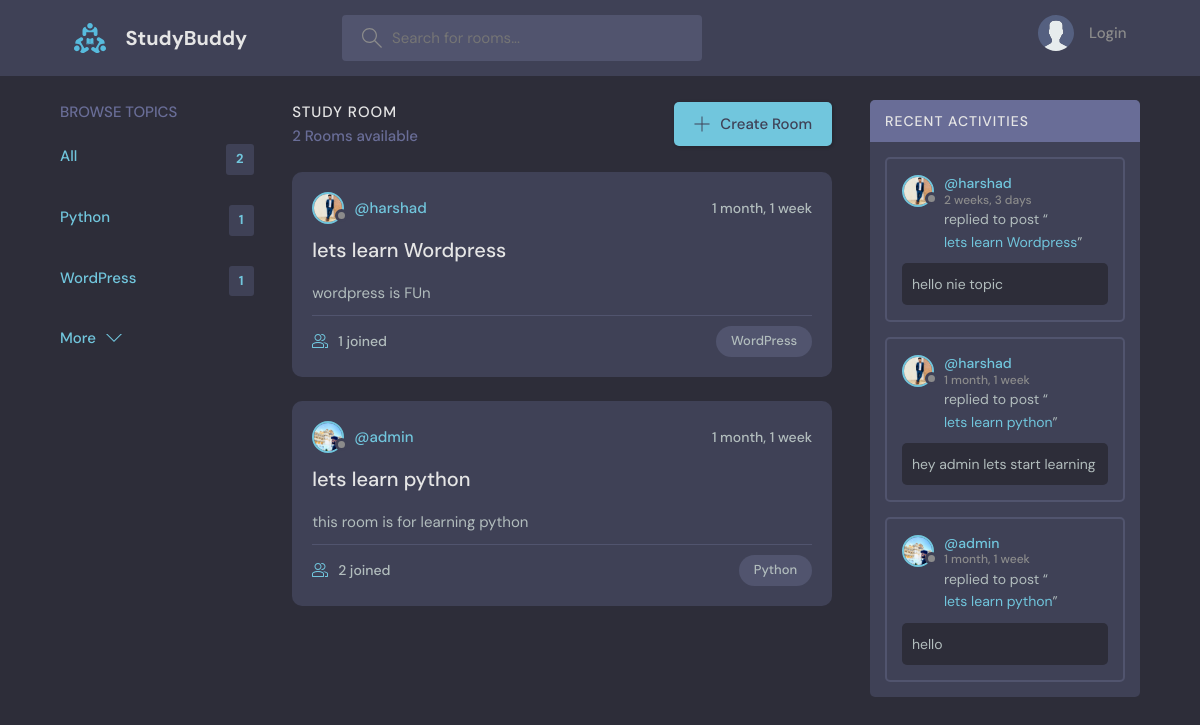
The page / on the database its author committed.
### base/models.py (models this page shows, shortened)
class Topic(models.Model):
    name = models.CharField(max_length=200)

class Room(models.Model):
    host = models.ForeignKey(User,on_delete=models.SET_NULL,null=True)
    topic = models.ForeignKey(Topic,on_delete=models.SET_NULL,null=True)
    name = models.CharField(max_length=200)
    description = models.TextField(null=True,blank=True)
    participants = models.ManyToManyField(User,related_name="participants",blank=True)
    updated = models.DateTimeField(auto_now=True)
    created = models.DateTimeField(auto_now_add=True)
    def __str__(self) -> str:
        return self.name
    class Meta:
        ordering = ["-updated","-created"]

class User(AbstractUser):
    bio = models.TextField(null=True)
    avatar = models.ImageField(null=True,default="avatar.svg")

class Message(models.Model):
    user = models.ForeignKey(User,on_delete=models.CASCADE)
    room = models.ForeignKey(Room,on_delete=models.CASCADE)
    body = models.TextField()
    updated = models.DateTimeField(auto_now=True)
    created = models.DateTimeField(auto_now_add=True)
    class Meta:
        ordering = ["-updated","-created"]
    def __str__(self) -> str:
        return self.body[0:50]

### base/views.py (the view)
# urls.py: path('',views.home,name="home"),
def home(request):
    q = request.GET.get('q') if request.GET.get('q') != None else ''
    rooms = Room.objects.filter(
        Q(topic__name__contains=q) |
        Q(name__icontains=q) |
        Q(description__icontains=q)
    )
    topics = Topic.objects.all()[0:5]
    room_count = rooms.count()
    room_messages = Message.objects.filter(Q(room__topic__name__icontains=q))
    context = {"room_messages": room_messages, "rooms": rooms, "topics": topics, "room_count": room_count}
    return render(request, "base/home.html", context)

### base/templates/base/home.html (shortened to what this page needs)
{% extends "main.html" %}
{% block content %}
    <main class="layout layout--3">
      <div class="container">
        {% include "base/topics_component.html" %}
        <div class="roomList">
          <div class="roomList__header">
            <div>
              <h2>Study Room</h2>
              <p>{{ room_count }} Rooms available</p>
            </div>
            <a class="btn btn--main" href="{% url 'create_room' %}">
              <svg version="1.1" xmlns="http://www.w3.org/2000/svg" width="32" height="32" viewBox="0 0 32 32">
                <title>add</title>
                <path
                  d="M16.943 0.943h-1.885v14.115h-14.115v1.885h14.115v14.115h1.885v-14.115h14.115v-1.885h-14.115v-14.115z"
                ></path>
              </svg>
              Create Room
            </a>
          </div>
          {% include "base/feed_component.html" %}
        </div>
        {% include "base/activity_component.html" %}
      </div>
    </main>
    {% endblock %}

### base/templates/base/topics_component.html
<div class="topics">
    <div class="topics__header">
      <h2>Browse Topics</h2>
    </div>
    <ul class="topics__list">
        <li>
            <a href="{% url 'home' %}" class="active">All <span>{{ topics.count }}</span></a>
        </li>
        {% for topic in topics %}
        <li>
            <a href="{% url 'home' %}?q={{topic.name}}" class="active">{{topic.name}} <span>{{ topic.room_set.all.count }}</span></a>
          </li>
        {% endfor %}
    </ul>
    <a class="btn btn--link" href="{% url 'topics' %}">
      More
      <svg version="1.1" xmlns="http://www.w3.org/2000/svg" width="32" height="32" viewBox="0 0 32 32">
        <title>chevron-down</title>
        <path d="M16 21l-13-13h-3l16 16 16-16h-3l-13 13z"></path>
      </svg>
    </a>
  </div>

### base/templates/base/feed_component.html (shortened to what this page needs)
{% for room in rooms %}
<div class="roomListRoom">
    <div class="roomListRoom__header">
      <a href="{% url 'user_profile' room.host.id %}" class="roomListRoom__author">
        <div class="avatar avatar--small">
          <img src="{{room.host.avatar.url}}" />
        </div>
        <span>@{{room.host.username}}</span>
      </a>
      <div class="roomListRoom__actions">
        <span>{{ room.created | timesince }}</span>
      </div>
    </div>
    <div class="roomListRoom__content">
      <a href="{% url 'room' room.id %}">{{room.name}}</a>
      <p>
        {{room.description}}
      </p>
    </div>
    <div class="roomListRoom__meta">
      <a href="{% url 'room' room.id %}" class="roomListRoom__joined">
        {{ room.participants.all.count }} joined
      </a>
      <p class="roomListRoom__topic">{{room.topic.name}}</p>
    </div>
  </div>
{% endfor %}

### base/templates/base/activity_component.html (shortened to what this page needs)
<div class="activities">
    <div class="activities__header">
      <h2>Recent Activities</h2>
    </div>
    {% for room_message in room_messages %}
    <div class="activities__box">
      <div class="activities__boxHeader roomListRoom__header">
        <a href="{% url 'user_profile' room_message.user.id %}" class="roomListRoom__author">
          <div class="avatar avatar--small">
            <img src="{{ room_message.user.avatar.url }}" />
          </div>
          <p>
            @{{ room_message.user }}
            <span>{{ room_message.created | timesince}}</span>
          </p>
        </a>
      </div>
      <div class="activities__boxContent">
        <p>replied to post “<a href="room.html">{{ room_message.room }}</a>”</p>
        <div class="activities__boxRoomContent">
            {{ room_message }}
        </div>
      </div>
    </div>
    {% endfor %}
  </div>

### rows shown on the page
Topic: name "Python", room_set.all.count "1"
Topic: name "WordPress", room_set.all.count "1"
Room: host.avatar (picture), host.username "harshad", created "1 month, 1 week", name "lets learn Wordpress", description "wordpress is FUn", participants.all.count "1", topic.name "WordPress"
Room: host.avatar (picture), host.username "admin", created "1 month, 1 week", name "lets learn python", description "this room is for learning python", participants.all.count "2", topic.name "Python"
Message: user.avatar (picture), user "harshad", created "2 weeks, 3 days", room "lets learn Wordpress", body "hello nie topic"
Message: user.avatar (picture), user "harshad", created "1 month, 1 week", room "lets learn python", body "hey admin lets start learning"
Message: user.avatar (picture), user "admin", created "1 month, 1 week", room "lets learn python", body "hello"

### other values the page prints
{{ topics.count }} "2"
{{ room_count }} "2"
